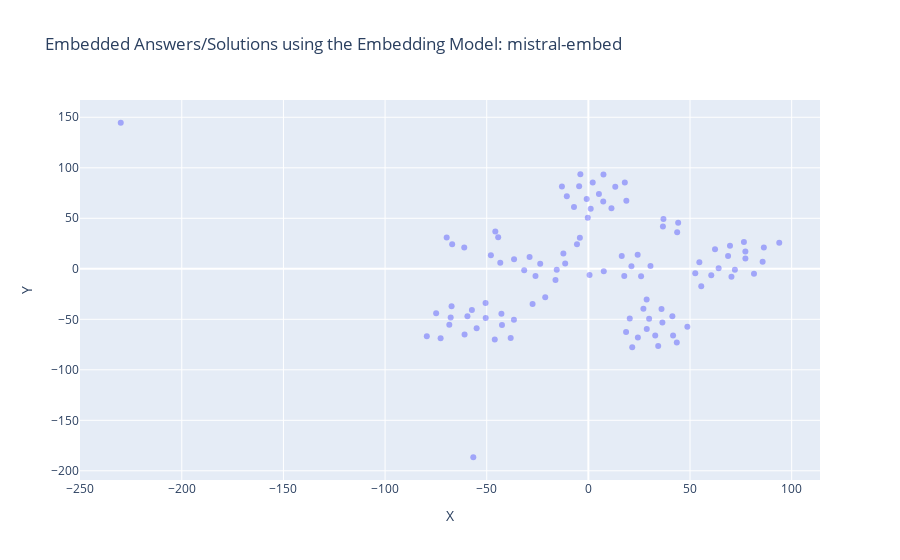

Notebook cell for this chart:
### Markdown cell above
### Visualisation (2 Dimensions)

### Code cell
x = [x for x, y in reduced_dims]
y = [y for x, y in reduced_dims]

examples = df_visio_mistral_embed["Answers"].tolist()

fig = go.Figure()

fig.add_trace(go.Scatter(
    x=x,
    y=y,
    mode='markers',
    text = examples,
    marker=dict(color='blue', opacity=0.3)
))

fig.update_layout(
    title="Embedded Answers/Solutions using the Embedding Model: mistral-embed",
    xaxis_title="X",
    yaxis_title="Y"
)

fig.show()

### Figure 1 — Plotly figure (JSON) as saved in the notebook; plotly's stock layout.template omitted (floating-point values rounded to 4 significant figures)
{"data": [{"marker": {"color": "blue", "opacity": 0.3}, "mode": "markers", "text": ["SAP S/4HANA ist eine Enterprise Resource Planning (ERP)-Suite, die auf der In-Memory-Datenbanktechnologie von SAP HANA basiert.", "Zu den Vorteilen von SAP S/4HANA gehören eine verbesserte Performance, Echtzeitanalysen, vereinfachte Prozesse und eine modernere Benutzeroberfläche.", "Die Hauptunterschiede umfassen die In-Memory-Datenbanktechnologie, die vereinfachten Datenmodelle, die neue Benutzeroberfläche und die Integration von Analysen und Prognosen.", "SAP S/4HANA umfasst Module für Finanzen, Beschaffung, Produktion, Vertrieb, Lagerhaltung und mehr.", "Ja, eine Migration ist erforderlich, da SAP S/4HANA eine neue Architektur und Datenbanktechnologie verwendet.", "Die Dauer kann je nach Unternehmensgröße, Komplexität der Systeme und gewählter Migrationsmethode variieren.", "In-Memory-Technologien ermöglichen eine schnellere Datenverarbeitung und Echtzeitanalysen.", "Beide Optionen sind möglich, und die Entscheidung hängt von den Unternehmensanforderungen ab.", "Die Lizenzierung basiert auf verschiedenen Faktoren wie Nutzeranzahl, Funktionsumfang und Implementierungsmethode.", "Bestehende Entwicklungen müssen möglicherweise angepasst werden, um mit den neuen Datenstrukturen von SAP S/4HANA kompatibel zu sein.", "Einige können weiterverwendet werden, aber viele Anpassungen müssen möglicherweise aktualisiert oder neu entwickelt werden.", "Ja, SAP S/4HANA bietet Funktionen wie SAP Fiori für intuitive Benutzeroberflächen und integrierte Analytics.", "SAP bietet verschiedene Dienstleistungen wie Beratung, Schulungen und Support für S/4HANA-Implementierungen an.", "Machine Learning und künstliche Intelligenz werden für Funktionen wie Predictive Analytics und automatisierte Prozesse in SAP S/4HANA verwendet.", "SAP S/4HANA kann nahtlos mit anderen SAP-Lösungen wie SAP SuccessFactors und SAP Ariba integriert werden.", "Ja, SAP bietet Schulungen und Zertifizierungen für SAP S/4HANA an.", "Ja, SAP S/4HANA kann über APIs und Middleware mit Drittanbieteranwendungen integriert werden.", "SAP bietet einen umfassenden Support für SAP S/4HANA mit regelmäßigen Updates und technischem Support.", "SAP S/4HANA erfordert eine neue Datenbankarchitektur und unterstützt moderne Technologien wie Cloud-Computing und IoT.", "Branchen wie Fertigung, Handel und Dienstleistungen profitieren besonders von den Funktionen und der Leistung von SAP S/4HANA.", "SAP Fieldglass ist eine cloudbasierte Plattform für das Management von externen Arbeitskräften und Dienstleistungsanbietern.", "SAP Fieldglass bietet Funktionen wie Beschaffung, Auftragsmanagement, Lieferantenverwaltung, Abrechnung und Compliance-Management.", "SAP Fieldglass ist für Unternehmen aller Größen und Branchen geeignet, die externe Arbeitskräfte oder Dienstleistungen nutzen.", "Die Nutzung von SAP Fieldglass ermöglicht eine bessere Kontrolle über externe Ressourcen, Kosteneinsparungen, verbesserte Compliance und beschleunigte Beschaffungsprozesse.", "SAP Fieldglass kann nahtlos mit anderen SAP-Produkten wie SAP SuccessFactors und SAP ERP integriert werden.", "SAP Fieldglass spielt eine wichtige Rolle bei der Verwaltung von Auftragnehmern, Freiberuflern und Dienstleistungsanbietern im Rahmen des Talentmanagements.", "Ja, SAP Fieldglass kann mit verschiedenen HR-Systemen und Enterprise-Resource-Planning-Systemen integriert werden.", "SAP Fieldglass erleichtert die Verwaltung von Arbeitsverträgen, Genehmigungsprozessen und Compliance-Anforderungen durch automatisierte Workflows und Dashboards.", "Ja, SAP Fieldglass bietet Funktionen für Compliance- und Risikomanagement wie Überprüfung von Lieferanten, Vertrags- und Rechnungsprüfung sowie Risikobewertung.", "SAP Fieldglass bietet umfassende Berichterstattungs- und Analysefunktionen für Leistungskennzahlen, Ausgabenanalyse und Risikomanagement.", "Ja, SAP Fieldglass ermöglicht die effiziente Verwaltung von globalen Arbeitskräften, Lieferanten und Verträgen.", "Die Implementierung von SAP Fieldglass erfolgt typischerweise durch einen strukturierten Prozess unter Einbeziehung von Beratern und technischem Support.", "Ja, SAP bietet Schulungs- und Zertifizierungsmöglichkeiten für SAP Fieldglass an, um die Benutzerkompetenz zu verbessern.", "Ja, SAP Fieldglass unterstützt benutzerdefinierte Anpassungen und Konfigurationen gemäß den spezifischen Anforderungen des Unternehmens.", "Ja, SAP Fieldglass bietet mobile Anwendungen für die einfache Nutzung und Verwaltung auch unterwegs.", "Die Kostenstruktur für SAP Fieldglass umfasst typischerweise Lizenzgebühren, Implementierungskosten und laufende Servicegebühren basierend auf der Nutzung.", "SAP Fieldglass implementiert Sicherheitsmaßnahmen wie Datenverschlüsselung, Zugriffskontrollen und regelmäßige Sicherheitsaudits.", "Ja, SAP Fieldglass unterstützt mehrsprachige Benutzeroberflächen, um den globalen Einsatz zu erleichtern.", "Ja, SAP Fieldglass bietet Funktionen zur Unterstützung der Einhaltung von Vorschriften wie GDPR und andere Datenschutzbestimmungen.", "SAP Fieldglass bietet umfassenden Support, einschließlich technischem Support, Schulungen und regelmäßigen Updates.", "SAP Enable Now ist eine Lösung für das digitale Lern- und Wissensmanagement, die Schulungen, Leistungssupport und Dokumentationen bereitstellt.", "SAP Enable Now bietet Funktionen wie die Erstellung interaktiver Lerninhalte, Leistungssupporttools, Software-Dokumentationen und Schulungsanalyse.", "SAP Enable Now ist für Unternehmen jeder Größe und Branche geeignet, die Schulungen für Mitarbeiter, Kunden und Partner benötigen.", "Die Nutzung von SAP Enable Now ermöglicht eine effiziente Schulung, verbesserte Produktivität, schnellere Einarbeitung neuer Mitarbeiter und konsistente Wissensvermittlung.", "SAP Enable Now kann nahtlos mit anderen SAP-Produkten wie SAP SuccessFactors und SAP Learning Solution integriert werden.", "SAP Enable Now spielt eine wichtige Rolle bei der Erstellung, Bereitstellung und Verwaltung von Schulungsressourcen für Mitarbeiter und Kunden.", "Ja, SAP Enable Now kann für die Schulung von Endbenutzern in SAP-Anwendungen sowie anderen Unternehmensanwendungen verwendet werden.", "Die Erstellung von Lerninhalten in SAP Enable Now erfolgt über eine benutzerfreundliche Oberfläche mit integrierten Tools für die Aufnahme, Bearbeitung und Veröffentlichung von Schulungsinhalten.", "Ja, SAP Enable Now bietet Funktionen für das Performance-Support wie kontextbezogene Hilfen, Tutorials und Benutzerleitfäden.", "SAP Enable Now unterstützt Schulungsformate wie interaktive Simulationen, Videos, Präsentationen und Online-Kurse.", "Ja, SAP Enable Now ermöglicht die Erstellung von Schulungsmaterial in verschiedenen Sprachen für globale Schulungsinitiativen.", "Die Bereitstellung von Lerninhalten für Benutzer erfolgt über verschiedene Kanäle wie Lernportale, Intranets und mobile Anwendungen.", "Ja, SAP Enable Now bietet Funktionen für Benutzerfeedback und Leistungsanalyse zur kontinuierlichen Verbesserung der Schulungsressourcen.", "Ja, SAP Enable Now kann zur Erstellung von Software-Dokumentationen wie Benutzerhandbüchern, Hilfedateien und Prozessdokumentationen verwendet werden.", "SAP bietet Schulungsressourcen, Schulungen und technischen Support für die Implementierung und Nutzung von SAP Enable Now an.", "Ja, SAP Enable Now kann sowohl als cloudbasierte Lösung als auch als On-Premise-Installation bereitgestellt werden.", "Die Lizenzierung von SAP Enable Now erfolgt typischerweise auf Basis der Anzahl der Benutzer oder der Nutzungsdauer.", "Ja, SAP Enable Now bietet Funktionen für die Verwaltung von Lernressourcen, Benutzerzugriff und Schulungsplanung an.", "Ja, SAP Enable Now unterstützt die Integration mit gängigen Learning-Management-Systemen (LMS) zur nahtlosen Schulungsverwaltung.", "SAP bietet umfassenden Support und regelmäßige Wartung für SAP Enable Now, einschließlich technischem Support, Schulungen und Updates.", "SAP Concur ist eine cloudbasierte Lösung für das Reise- und Ausgabenmanagement, die Unternehmen dabei unterstützt, Reisekosten zu verfolgen, Ausgaben zu kontrollieren und Compliance sicherzustellen.", "SAP Concur bietet Dienste wie Reisebuchung, Spesenabrechnung, Ausgabenmanagement, Reiserichtlinien-Compliance und Analyse von Reiseausgaben an.", "SAP Concur ist für Unternehmen jeder Größe und Branche geeignet, die Reise- und Ausgabenmanagementlösungen benötigen.", "Die Nutzung von SAP Concur ermöglicht eine effizientere Verwaltung von Reisen und Ausgaben, bessere Kontrolle über Ausgaben, Einhaltung von Reiserichtlinien und schnellere Erstattung von Spesen.", "SAP Concur kann nahtlos mit anderen SAP-Produkten wie SAP ERP und SAP SuccessFactors integriert werden, um eine ganzheitliche Lösung für das Unternehmensmanagement zu bieten.", "SAP Concur spielt eine wichtige Rolle bei der Vereinfachung und Automatisierung von Prozessen rund um das Reise- und Ausgabenmanagement, einschließlich Reisebuchungen, Spesenabrechnungen und Compliance.", "Ja, SAP Concur kann Reiserichtlinien und Compliance-Regeln durch automatisierte Richtlinienprüfungen und Warnungen durchsetzen.", "Ja, SAP Concur bietet Funktionen für die Automatisierung von Ausgabenabrechnungen durch Erfassung von Ausgaben, Zuweisung von Kosten und Genehmigung von Ausgaben.", "Ja, SAP Concur unterstützt die Verwaltung von Reisebuchungen und Reiseplänen durch Integration mit Reiseanbietern und -plattformen.", "Die Einreichung von Spesenberichten in SAP Concur erfolgt über eine benutzerfreundliche Oberfläche mit Optionen für die Erfassung von Ausgaben, Beifügen von Belegen und Zuordnung von Kosten.", "Ja, SAP Concur bietet Funktionen für die Genehmigung von Reiseanträgen durch Vorgesetzte oder entsprechende Genehmigungsinstanzen.", "Ja, SAP Concur kann Kreditkartentransaktionen integrieren und verfolgen, um Ausgaben automatisch zu erfassen und in Spesenberichte einzubeziehen.", "SAP Concur bietet verschiedene Berichterstattungs- und Analysefunktionen für Reiseausgaben, Budgetvergleiche und Ausgabenkategorien.", "Ja, SAP Concur bietet Funktionen für die Einhaltung von Steuervorschriften und Vorschriften durch automatische Steuerberechnungen und -abzüge.", "Ja, SAP Concur kann für die Verwaltung von Firmenkarten und Reisebudgets verwendet werden, um Ausgaben zu überwachen und Budgets einzuhalten.", "SAP bietet Schulungsressourcen, Schulungen und technischen Support für die Implementierung und Nutzung von SAP Concur an.", "Ja, SAP Concur ist eine cloudbasierte Lösung, die über das Internet zugänglich ist.", "Die Lizenzierung von SAP Concur erfolgt typischerweise auf Basis der Anzahl der Benutzer oder der Nutzungsdauer.", "Ja, SAP Concur bietet Funktionen für die Reisebuchung und -planung über Integration mit Reiseanbietern und -plattformen an.", "SAP bietet umfassenden Support und regelmäßige Wartung für SAP Concur, einschließlich technischem Support, Schulungen und Updates.", "SAP SuccessFactors ist eine cloudbasierte Lösung für das Human Capital Management (HCM), die Funktionen wie Personalverwaltung, Talentmanagement, Leistungsmanagement, Mitarbeiterentwicklung und Analyse bietet.", "SAP SuccessFactors bietet Funktionen wie Personalverwaltung, Rekrutierung, Onboarding, Leistungsmanagement, Mitarbeiterentwicklung, Vergütungsmanagement und Analyse.", "SAP SuccessFactors ist für Unternehmen jeder Größe und Branche geeignet, die eine moderne und umfassende Lösung für das Personalmanagement suchen.", "Die Nutzung von SAP SuccessFactors ermöglicht eine effiziente Verwaltung von Personalressourcen, bessere Mitarbeiterentwicklung, höhere Mitarbeiterbindung und bessere Geschäftsergebnisse.", "SAP SuccessFactors kann nahtlos mit anderen SAP-Produkten wie SAP ERP und SAP Concur integriert werden, um eine ganzheitliche Lösung für das Unternehmensmanagement zu bieten.", "SAP SuccessFactors spielt eine wichtige Rolle bei der Verwaltung des gesamten Mitarbeiterlebenszyklus, von der Rekrutierung bis zur Pensionierung, und unterstützt Unternehmen dabei, talentierte Mitarbeiter zu identifizieren, zu entwickeln und zu binden.", "Ja, SAP SuccessFactors bietet Funktionen für die Rekrutierung von Mitarbeitern, einschließlich Stellenanzeigen, Bewerbungsmanagement und Einstellungsprozessen.", "Ja, SAP SuccessFactors bietet Funktionen für das Leistungsmanagement, einschließlich Zielsetzung, Leistungsbeurteilung und Belohnungsmanagement.", "Ja, SAP SuccessFactors unterstützt die Mitarbeiterentwicklung und Schulung durch Funktionen wie Lernmanagement, Karriereentwicklung und individuelle Entwicklungspläne.", "Die Durchführung von Mitarbeiterbewertungen in SAP SuccessFactors erfolgt durch automatisierte Workflows, Zielsetzungsgespräche und kontinuierliches Feedback zwischen Mitarbeitern und Vorgesetzten.", "Ja, SAP SuccessFactors bietet Funktionen für die Verwaltung von Vergütungen und Belohnungen, einschließlich Gehaltsabrechnung, Bonussystemen und Zusatzleistungen.", "Ja, SAP SuccessFactors kann die Einhaltung von Compliance- und HR-Richtlinien durch automatisierte Prozesse, Compliance-Prüfungen und Berichterstattung unterstützen.", "SAP SuccessFactors bietet verschiedene Berichterstattungs- und Analysefunktionen für Personalanalysen, Leistungskennzahlen und Talentmanagement.", "Ja, SAP SuccessFactors bietet Funktionen für das Mitarbeiterengagement und die Mitarbeiterbindung, einschließlich Mitarbeiterumfragen, Feedbacksystemen und Anerkennungsprogrammen.", "Ja, SAP SuccessFactors kann für die Nachfolgeplanung und Talententwicklung verwendet werden, um talentierte Mitarbeiter zu identifizieren und deren Entwicklung zu fördern.", "SAP bietet Schulungsressourcen, Schulungen und technischen Support für die Implementierung und Nutzung von SAP SuccessFactors an.", "Ja, SAP SuccessFactors ist eine cloudbasierte Lösung, die über das Internet zugänglich ist.", "Die Lizenzierung von SAP SuccessFactors erfolgt typischerweise auf Basis der Anzahl der Benutzer oder der Nutzungsdauer.", "Ja, SAP SuccessFactors bietet Funktionen für die Arbeitszeitverwaltung und -planung, einschließlich Schichtplanung, Urlaubsverwaltung und Zeiterfassung.", "SAP bietet umfassenden Support und regelmäßige Wartung für SAP SuccessFactors, einschließlich technischem Support, Schulungen und Updates."], "type": "scatter", "x": [-28.92, -31.57, -44.37, -23.69, -43.33, -69.69, -45.78, -67.0, 43.68, -47.95, -61.05, -15.56, 0.5837, -16.18, -12.3, -21.22, -11.4, 7.576, -36.56, -26.01, -59.49, -67.72, -57.29, -67.29, -46.04, -230.0, -38.21, -74.88, -68.4, -56.6, -50.5, -72.68, -27.44, -42.5, -42.77, -79.47, -60.9, -36.62, -54.96, -50.57, 77.25, 77.24, 62.31, 76.51, 85.72, 69.66, 60.45, 86.32, 54.59, 68.73, 64.09, 93.9, 70.39, 52.58, 30.55, 55.53, 44.17, 72.08, 81.47, 21.18, 1.146, 7.311, -7.072, -0.8266, -4.187, 5.196, 7.426, -4.534, 13.23, 18.68, -3.942, -13.01, 11.36, 2.14, -10.59, 24.25, -0.293, 36.94, 17.92, 16.42, 27.07, 29.88, 35.98, 41.32, -5.604, 36.42, 28.73, 41.68, 24.34, 48.7, 43.49, 21.57, 20.35, 32.89, 18.56, 25.93, 28.67, 36.67, 34.35, 17.67], "y": [11.59, -1.422, 31.25, 5.003, 5.989, 30.95, 36.86, 24.37, 36.23, 13.44, 21.17, -1.028, -6.072, -11.16, 15.17, -28.21, 5.325, -2.524, 9.504, -7.008, -47.06, -48.12, -40.75, -37.19, -70.11, 144.6, -68.52, -44.03, -55.49, -186.6, -48.6, -68.79, -34.75, -55.62, -44.4, -66.83, -65.05, -50.47, -58.79, -33.83, 10.14, 17.18, 19.29, 26.44, 6.855, 22.88, -6.505, 21.0, 6.456, 12.59, 0.6289, 25.75, -7.953, -4.356, 2.759, -17.16, 45.71, -0.9522, -4.967, 2.619, 59.55, 66.7, 61.2, 69.2, 30.68, 74.0, 93.45, 81.64, 81.27, 67.27, 93.53, 81.53, 59.83, 85.43, 71.89, 14.01, 50.43, 49.32, 85.41, 12.56, -39.62, -49.4, -39.89, -46.99, 24.37, -53.18, -59.49, -66.15, -68.03, -57.28, -72.87, -77.64, -49.32, -66.06, -62.65, -7.303, -30.4, 41.75, -76.41, -7.009]}], "layout": {"title": {"text": "Embedded Answers/Solutions using the Embedding Model: mistral-embed"}, "xaxis": {"title": {"text": "X"}}, "yaxis": {"title": {"text": "Y"}}}}
